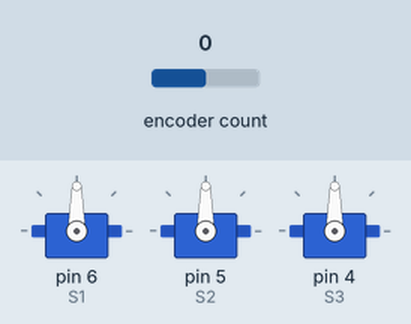
The sketch below on a simulated Arduino Mega 2560, built with avr-gcc and run on an emulated ATmega2560. Shown: 3 × servo. The inputs (shaded band) are chosen by the test bench; at power-on: encoder count 0. Random numbers use the default seed unless the sketch sets one.

Above: at 0.1 s.
At 3.02 s:
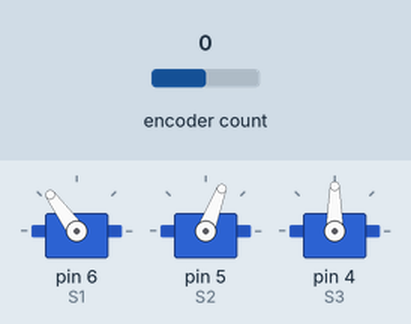
3.3 s: encoder count set to 1
At 4.74 s:
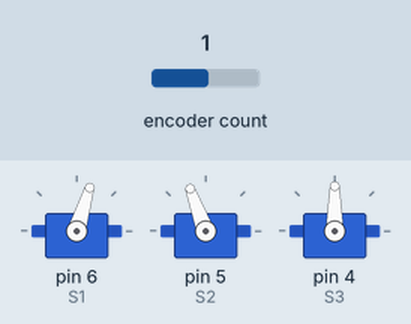
Timing chart, 0 to 21.5 s (numbered marks = the images above; inputs shaded):
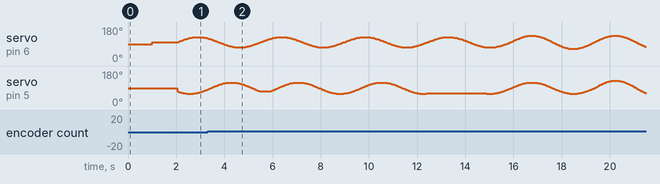

The sketch:

RLCrawler_Arduino_QLearning.ino
```cpp
#include <Encoder.h>
#include <Servo.h>
#include <math.h>
Servo S1, S2, S3;
Encoder rot_encoder(2, 3); //avoid using pins with LEDs attached

int h,i,j,k,n=0;
long oldPosition  = 0;
volatile long newPosition;
long newPosition_hold = 0;
long ms, ms_hold =0;
long rnd_seed;
int vel = 0;
int vel_dt = 10; // dt in milliseconds for differentiate the wheel velocity from the rot_encoder position

float delta_q = 0;
float max_q = 0;
float vertical = 160;
float reward =0;

int gwS1, gwS2, gw_phase, newgwS1, newgwS2, newgw_phase = gwS1 = gwS2 = gw_phase = newgwS1 = newgwS2 = newgw_phase = 0;

int movedir;
float del;

float e_greed = 90;//93; // factor for  e-greedy action selection in range from 0-99; balance between exploration & exploitation
float e_greed_final = 90; //98
float e_greed_step = 0.015; //value with which the e_greed factor is increased in each iteration. This way exploring at the beginning and exploitation at the end can be achieved.
float alpha = 0.3; //0.85 // Learn rate: Low-pass filter for changes of the entries of the q-matrix in presence of q-value update
//float alpha_final = 0.5;
//float alpha_step = 0.0005;
float gamma = 0.95; // 0.5 at 9states worked 0.7 //discount factor of Q-value of next state
bool go_backwards = false;

// utility identifiers for readablity
const int phase_shift = 0;
const int servo_1 = 1;
const int servo_2 = 2; // state_space_high[servo_1] and angle_delta[servo_1] vs state_space_high[1] and angle_delta[0]
 int old_state = 0;
 int new_state = 0; // only for readability
    bool phased = false;
    bool sine2_amped = false;
    bool plotting = false;

// State variables
const int state_size = 5;  // amount of states per of a state type
int n_states[3] = {state_size, state_size, state_size}; //{Servo2_phaseshift, Servo1_amplitude, Servo2_amplitude, } %

const int state_types = 3;
const int state_space = pow(state_size, state_types);
double state_space_high[2]; // highest sinus amplitude state
float sine_states[state_size][state_types];

// servo and angles

int servo_delay = 8;
double next_angle, next_angle_2;
const int min_max_angles[2][2] = {{50, 150}, {30, 150}};
const int SERVO_STEPS = 210; // amount of servo steps per iteration. less = larger angular intervals
int angle_delta[2]; // distance between min and max servo angles, used for partitioning sinus amplitudes
double s2_old_angle = 90;
double radii[SERVO_STEPS];

// All possible states. 0 to  state_space -1.
int gw2state[state_size][state_size][state_size]; // [phase_shift][servo_1][servo_2]

// actions                                              // 0 = do nothing
const int actions = 7;                                  // 1 = phase_shift--
int action;                                             // 2 = phase_shift++
float Q_currentState[actions] = {0.0, 0.0, 0.0, 0.0, 0.0, 0.0, 0.0, };                    // 3 = s1--
bool is_invalid[actions] = {false, false, false, false, false, false, false, };                               // 4 = s1++
                                                        // 5 = s2--
                                                        // 6 = s2++

// Q table. Q ( state , action )
float Q[state_space][actions];

void(* resetFunc) (void) = 0; // reset function

void setup() {
   // while (!Serial){};   // wait for serial port to connect. Needed for Native USB only
  Serial1.begin(115200);


     // calculate max amplitude and angle delta for sinus states.
    for (i = 0 ; i < 2 ; i ++ ){//servo min    + servo max
        angle_delta[i] = (min_max_angles[i][0] + min_max_angles[i][1])/2.0;
        state_space_high[i] = (min_max_angles[i][1] - angle_delta[i]); //


    }
    // min max sine_amplitude *2 , phase_shift
    float low_high[2][3] = {{0, 20,  20}, {2, state_space_high[0],  state_space_high[1]}};

    // state step distance = (high-low)/state_size - 1. //default: Servo1: 0.1, 0.275, 0.45, 0.625, 0.8 |  Servo2: 0.1, 0.25, 0.4, 0.55, 0.7 |   phase_shift: 0, 0.4, 0.8, 1.2, 1.6.   | phase 2 and 0 are same phase

    for(i = 0 ; i < state_size; i++){
        for (j = 0 ; j < state_types; j++ ){   //      distance
                                       // base + ( max ampl        -  min ampl ) /                   *   index)
            if(j==0){
               sine_states[i][j] = low_high[0][j] + (((low_high[1][j] - low_high[0][j]) / (state_size)) * i); // phase shift resyncs at 2, so we dont include it.
              } else {
            sine_states[i][j] = low_high[0][j] + (((low_high[1][j] - low_high[0][j]) / (state_size-1)) * i);
            }

        }

    }
    //gridworld indices to state populating. from 0 to state_space-1
    for (i = 0, n = 0 ; i < state_size ; i++){
        for (j = 0 ; j < state_size ; j++ ){
            for(k = 0 ; k < state_size ; k++, n++){
                gw2state[i][j][k] = n;
            }
        }
    }
    // Q_table init.
    init_Q_table();

    // Sinus wave partitioner
    double delta = (double)(2*M_PI / SERVO_STEPS);
    for (i = 0 ; i < SERVO_STEPS; i++){
        radii[i] = i * delta;
    }


    S1.attach(6); //range 20 to 180
    S2.attach(5); //range 10 to 150; 90 is 45degree up-forward; 150 is forward-down; 10 is backwards-up
    S3.attach(4);

     Serial1.println("*******************Start-up****************************");

      // sets which direction to reward
      movedir = go_backwards ? -1 : 1;

    delay(1000);
      //randomSeed(25); //35 good for 9 states

      for (int p = A0; p <= A7; p++)  {
          if (random(2)) {
              rnd_seed += analogRead(p);
        } else  {
              rnd_seed *= analogRead(p);
        }
        randomSeed(abs(rnd_seed));
      }

       //random initial state
      gwS1 = random(state_size);
      newgwS1 = gwS1;
      gwS2 = random(state_size);
      newgwS2 = gwS2;
      gw_phase = random(state_size);
      newgw_phase = gw_phase;

      S1.write(angle_delta[0]);
      S2.write(angle_delta[1]);
      S3.write(90);
      s2_old_angle = angle_delta[1] +10;
      delay(1000);

      newPosition_hold = rot_encoder.read();

      print_info();
}

void loop() {

    old_state = gw2state[gw_phase][gwS1][gwS2];
    phased = false;


    // get current state Q table actions
    for(i=0;i<7;i++){Q_currentState[i] = Q[old_state][i];}


    // check fo invalid actions. 0, 1 and 2 allways valid
    is_invalid[3] = (gwS1 == 0);
    is_invalid[4] = (gwS1 == state_size-1);
    is_invalid[5] = (gwS2 == 0);
    is_invalid[6] = (gwS2 == state_size-1);

    //Pick an action by e-greedy policy
    action = e_greedy(e_greed, e_greed_final, e_greed_step, Q_currentState, is_invalid, plotting);

    // Update state changed by action.
    // action 0 does no changes. ie. repeat last state.
    switch (action) {
    case 1:  // phase shift has no min max, its circular
        newgw_phase = (gw_phase == 0)   ? state_size-1 : newgw_phase -1;
        phased = true;
        break;
    case 2:
        newgw_phase = (gw_phase == state_size - 1) ? 0 : newgw_phase + 1;
        phased = true;
        break;
    case 3:  // servo 1
        newgwS1--;
        break;
    case 4:
        newgwS1++;
        break;
     case 5:  // servo 2
        newgwS2--;
        sine2_amped = true;
        break;
    case 6:
        newgwS2++;
        sine2_amped = true;
        break;
    }
    new_state = gw2state[newgw_phase][newgwS1][newgwS2]; // only for readability


      if(!plotting){
        Serial1.println("|" +String(newgw_phase) + "|" +  String(newgwS1) + "|" + String(newgwS2)  + "|" );
     }
    // motor iteration


    for (i = 0 ; i < SERVO_STEPS ; i++){
        // S1
        next_angle = ((sin(radii[i]) * sine_states[newgwS1][servo_1]))+angle_delta[0];
        S1.write(next_angle);
        delay(servo_delay);

        // S2
        next_angle_2 = ((sin(radii[i]+ (M_PI*sine_states[newgw_phase][phase_shift])) * sine_states[newgwS2][servo_2] ))+angle_delta[1];

        if(sine2_amped){
            next_angle_2 = ((sin(radii[i]+ (M_PI*sine_states[newgw_phase][phase_shift])) * sine_states[gwS2][servo_2] ))+angle_delta[1];
            if(abs(next_angle_2 - angle_delta[1])<1){
                sine2_amped = false;
              }
          }
        else if(phased){
           // if phase_shifted wait till old S2 angle matches new
            if(abs(s2_old_angle - next_angle_2) < 1){
                phased = false;
              } else{
          next_angle_2 = s2_old_angle;
          }
        }


           //Serial1.print("E" +String(int(next_angle))+","+String(int(next_angle_2))+"\n");
            S2.write(next_angle_2);


        delay(servo_delay);
    if(plotting && i%5 == 0){

            Serial1.print("Graph:");
            Serial1.print(next_angle);
            Serial1.print("|");
            Serial1.print(next_angle_2);
            Serial1.print("$");
            Serial1.println();

          }
    }
    phased = false;
    sine2_amped = false;
    s2_old_angle = next_angle_2;

     // flush buffer
     if(plotting  && Serial1.available()){
        if(int(Serial1.read()) == 1){
          plotting = false;
          Serial1.println("Stopping graph plotting");
          }


     while(Serial1.read() >= 0);

     }
    //Measure change in Position with the rotary encoder

    ms_hold = millis();
    // wait and measure as long as the velocity is above "vel"
    while(true) {
        ms = millis();
        if(ms >= ms_hold + vel_dt){
            ms_hold = ms;
            newPosition = rot_encoder.read();
            vel = ((newPosition - newPosition_hold) * 1000) / vel_dt;

            if(abs(vel) < 300){
                newPosition_hold = newPosition;
           //  Serial1.println("BREAK");
                break;
          }
            newPosition_hold = newPosition;
       }
  }

    //Observe Reward
    reward = newPosition - oldPosition;
    reward = reward * movedir; // Negate reward when moving backwards is selected
    reward = (reward/100); //scale rewards a bit

    reward = pow(reward, 3);     //emphasize larger rewards
    reward = reward - 200; //give a penalty  each step to keep the bot from ideling
    if(!plotting){
    Serial1.println("Rewarded:" + String(reward));

    }
    // Store current position for next iteration
    oldPosition = newPosition;

    //decrease alpha over time to decrease the effect of Q value updates
    // if (alpha >= alpha_final + alpha_step) //Increase e_greedy value ofer time to exploit more after some learning
    //   {
    //     alpha = alpha - alpha_step;
    //   }
    // else {alpha = alpha_final;}

    //Q-Learning
    max_q = Q[new_state][0];
    for (i = 1; i < actions; i++) { //compute possible max q value of new state
        if (Q[new_state][i] > max_q) {
            max_q = Q[new_state][i];
        }
    }

    delta_q = reward + (gamma * max_q) - Q[old_state][action];
    Q[old_state][action] = Q[old_state][action] + alpha * delta_q;

    //Store new state for next iteration
    gwS2 = newgwS2;
    gwS1 = newgwS1;
    gw_phase = newgw_phase;


    if (!plotting && Serial1.available()){
      int BT_out =  Serial1.read();
         switch (BT_out) {
    case 0:  // change direction
          movedir = movedir *-1;
          movedir == -1 ? Serial1.println("Going backwards") :Serial1.println("Going forwards");
          break;
    case 1:  //  plotting on off
          plotting = true;
          Serial1.println("Starting graph plotting");
          break;

    case 2:
          for (i= 90; i >=65; i -= 1) {
              S3.write(i);
              delay(15);
          }
        break;
    case 3:  // servo 1
          for (i= 65; i <= 90; i += 1) {
              S3.write(i);
              delay(15);
        }
        break;

    case 4:  // phase shift has no min max, its circular
            if(servo_delay >= 4){
                servo_delay--;
                Serial1.println("Faster speed. Current servo delay:" + String(servo_delay));
            }
         break;
    case 5:  // phase shift has no min max, its circular
           servo_delay++;
           Serial1.println("Slower speed. Current servo delay:" + String(servo_delay));
        break;

    case 6:  // phase shift has no min max, its circular
         Serial1.println("Resetting Arduino");
             resetFunc();
            break;


    case 7:   // start stop
            Serial1.println("Stopped");
            while(int(Serial1.read())!= 7){
                if(int(Serial1.read()) == 9){
                    print_Q();
                } else if(int(Serial1.read()) == 10){
                    print_info();
                }
                while(Serial1.read() >= 0);
             }
            Serial1.println("Starting");

        break;
    case 8:    // reset QTable
            Serial1.println("Resetting QTable");
            init_Q_table();
            break;
    case 9:   // print Qtable
        print_Q();
        break;

     case 10:   // info
        print_info();
        break;
    }
          while(Serial1.read() >= 0); //flush buffer
        }


}


void print_info(){
    Serial1.println("INFO:");
    Serial1.println("state space:" + String(state_space));
    Serial1.println("Angle deltas");

     // calculate max amplitude and angle delta for sinus states.
    for (i = 0 ; i < 2 ; i ++ ){//servo min    + servo max
        Serial1.println("delta:" + String(angle_delta[i]) + "  S high:" + String(state_space_high[i]));
    }


    Serial1.println("Sine state table");
    for(i = 0 ; i < state_size; i++){
        for (j = 0 ; j < state_types; j++ ){   //      distance
            Serial1.print(sine_states[i][j]);
            Serial1.print(" | ");
        }
        Serial1.println();
    }

      Serial1.print("Random Seed: ");
      Serial1.println(abs(rnd_seed));
      Serial1.print("Current gw state: " );
      Serial1.println(gw2state[gw_phase][gwS1][gwS2]);
      Serial1.println("gw_phase: " + String(gw_phase) +" | gwS1:" + String(gwS1) + " | gwS2:"+ String(gwS2) );
      Serial1.println(gw2state[gw_phase][gwS1][gwS2]);


        Serial1.println("INFO END");
        while(Serial1.read() >= 0);
  }


void init_Q_table() {

 for (i = 0 ; i < state_space ; i++){
            for (j = 0 ; j < actions ; j++ ){
                Q[i][j] = 0;
            }
         }
}


void print_Q() {

    for (i = 0 ; i < state_space ; i++){
        for (j = 0 ; j < actions ; j++ ){
            Serial1.println("Q["+String(i)+"]["+String(j)+"] = " +   String(Q[i][j]));
        }
    }
}
```

e_greedy.ino
```cpp
int e_greedy(float &e_greed, float e_greed_final, float e_greed_step, float Q[7], bool is_invalid[7], bool plotting){

    int action = 0;
    int n = 0;
    int similar_max[7] = {0, 0, 0, 0, 0, 0 ,0};
    float max_q = 0;

    //Pick action: e-Greedy:
    e_greed = (e_greed <= (e_greed_final - e_greed_step)) ? e_greed + e_greed_step : e_greed_final; //Increase e_greedy value too offer time to exploit more after some learning

    //Exploration
    if (random(0, 100) > e_greed) {

       do { action = random(7);
       } while(is_invalid[action]); // chose random valid action.

           if(!plotting){

         Serial1.println("Action:" + String(action) + " | Exploring");
      }
    } else {
    //Exploitation

            max_q = Q[0];     // find highest q value in current state, action 0 always valid
        for (int i = 1 ; i < 7 ; i++){
            if(!is_invalid[i] && Q[i] > max_q){
                max_q = Q[i];
                action = i;
            }
        }

        // check and handle similar max_q values
        for (int i = 0; i < 7 ; i++) {
            if(!is_invalid[i] && Q[i] == max_q){
                similar_max[n] = i;
                n++;
            }
        }
        if(n >= 2){
            action = similar_max[random(n)];
          }


          if(!plotting){

         Serial1.println("Action:" + String(action) + " | Exploiting expeced reward:" + max_q);
          }
      }


    return action;
}
```
